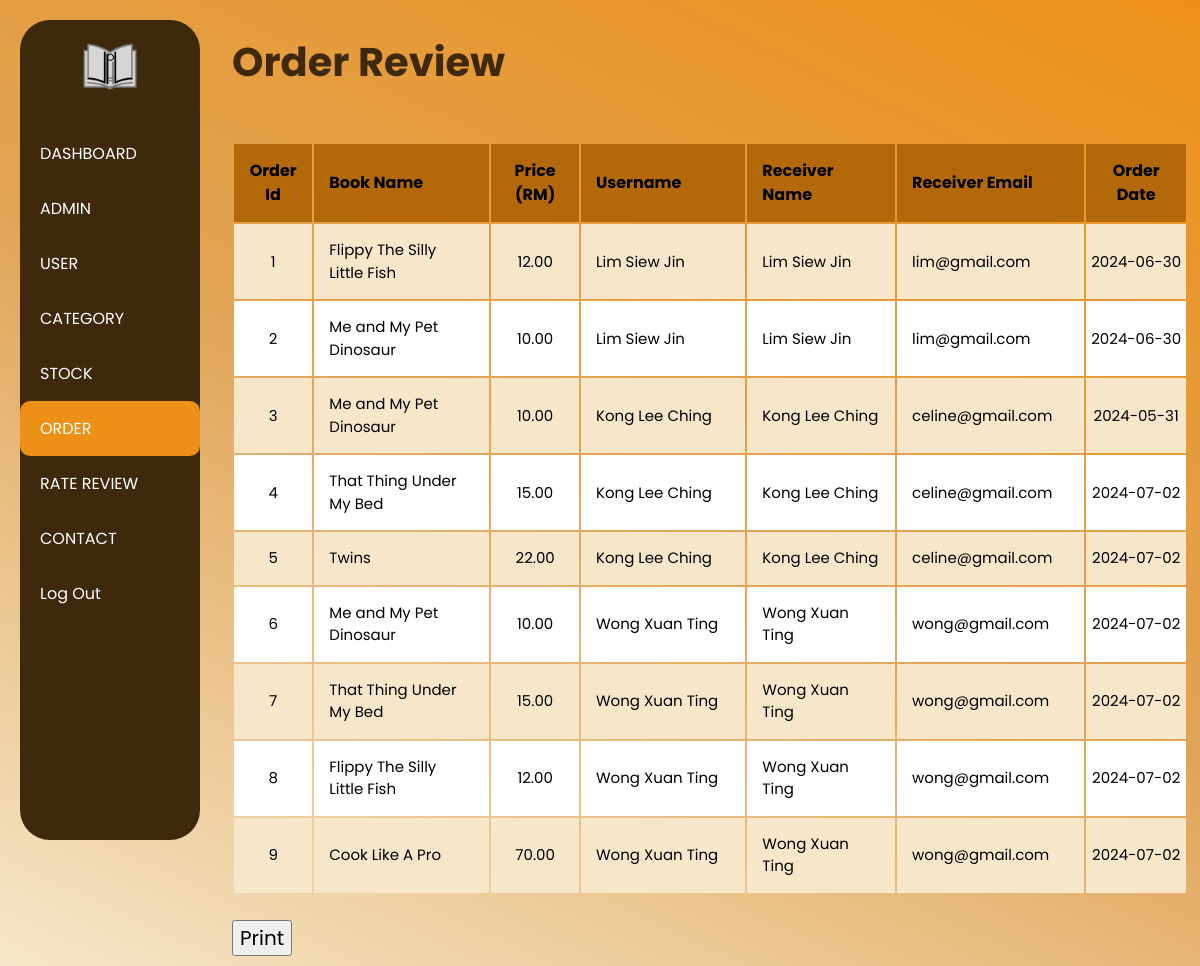
The app's page /Employee/Manage_Order/Manage_Order.php with its own data.
### tables this page shows
CREATE TABLE `orders` (
  `order_id` int(11) NOT NULL,
  `user_id` int(11) UNSIGNED NOT NULL,
  `username` varchar(30) DEFAULT NULL,
  `email` varchar(50) DEFAULT NULL,
  `order_date` date DEFAULT curdate(),
  `Book_Name` varchar(255) DEFAULT NULL,
  `Price` decimal(10,2) DEFAULT NULL,
  `receiver_name` varchar(30) DEFAULT NULL,
  `receiver_email` varchar(50) DEFAULT NULL,
  `Category` text NOT NULL
);

### Employee/Manage_Order/Manage_Order.php (the view, shortened to what this page needs)
<?php
include('../../connection.php');
$query = "SELECT order_id, Book_Name, Price, username, receiver_name, receiver_email, order_date FROM orders";
$result = mysqli_query($connect, $query);
?>
<!DOCTYPE html>
<html lang="en">
<head>
    <link href="" rel="stylesheet">
    <link rel="stylesheet" href="Manage_Order.css">
</head>
<body>
    <div class="selection">
        <div class="Logo">
            <img src="Logo.png" />
        </div>
        <div class="bar">
            <ul>
                <li><a href="../Employee_Home_Page/Home_Page_EMP.php">DASHBOARD</a></li>
                <li><a href="../Manage_Staff/Manage_Staff.php">ADMIN</a></li>
                <li><a href="../Manage_USER/Manage_USER.php">USER</a></li>
                <li><a href="../Manage_Category/Category.php">CATEGORY</a></li>
                <li><a href="../Stock/stock.php">STOCK</a></li>
                <li class="active"><a href="../Manage_Order/Manage_Order.php">ORDER</a></li>
                <li><a href="../Rate_Review/Rate_Review.php">RATE REVIEW</a></li>
                <li><a href="../Contact_Record/Contact_Record.php">CONTACT</a></li>
                <li><a href="../../User/Landing_Page/Landing.php">Log Out</a></li>
            </ul>
        </div>
    </div>
    <fieldset>
        <div class="header">
            <h1>Order Review</h1>
        </div>
        <section class="table">
        <table>
            <thead>
                <tr class="header">
                    <th class="orderId">Order Id</th>
                    <th class="bName">Book Name</th>
                    <th class="total">Price (RM)</th>
                    <th class="userName">Username</th>
                    <th class="userInfo">Receiver Name</th>
                    <th class="userInfo">Receiver Email</th>
                    <th class="orderDate">Order Date</th>
                </tr>
            </thead>
            <tbody>
                <?php
                if ($result && mysqli_num_rows($result) > 0) {
                    $row_class = 'odd';
                    while ($row = mysqli_fetch_assoc($result)) {
                        echo "<tr class='{$row_class}'>";
                        echo "<td class='orderId'>{$row['order_id']}</td>";
                        echo "<td class='bName'>{$row['Book_Name']}</td>";
                        echo "<td class='total'>{$row['Price']}</td>";
                        echo "<td class='userName'>{$row['username']}</td>";
                        echo "<td class='userInfo'>{$row['receiver_name']}</td>";
                        echo "<td class='userInfo'>{$row['receiver_email']}</td>";
                        echo "<td class='orderDate'>{$row['order_date']}</td>";
                        echo "</tr>";
                        $row_class = ($row_class == 'odd') ? 'even' : 'odd';
                    }
                } else {
                    echo "<tr><td colspan='7'>No orders found</td></tr>";
                }
                ?>
            </tbody>
        </table>
        </section>
        <button class="print" onclick="printOrder()">Print</button>
    </fieldset>
</body>
</html>

### Employee/Manage_Order/Manage_Order.css (style rules this page uses)
* { font-family: 'Poppins'; }
body { margin: 0; display: flex; background-image:linear-gradient(25deg, #f6e7ca, #e0a456,#ed9017); }
fieldset { border: transparent; margin: 0 auto; }
table { margin-top: 50px; }
th { background-color: #b3690a; padding: 15px; line-height: 1.5; }
tr.odd { background-color: #F6E7CA; }
tr.even { background-color: white; }
tr.odd,.even { border-color: white solid; border-radius: 5px; padding: 15px; line-height: 1.5; font-size: 15px; }
.orderId { width: 50px; text-align: center; }
.bName { text-align: left; width: 250px; padding: 15px; }
.total { width: 80px; text-align: center; }
.userName { width: 200px; text-align: left; padding: 15px; }
.userInfo { width: 180px; text-align: left; padding: 15px; }
.orderDate { text-align: center; width: 100px; }
.selection { width: 200px; background-color: #3f290d; color: white; height: 100vh; display: flex; flex-direction: column; align-items: center; padding: 10px 0px; border-radius: 30px; margin: 20px; }
.Logo img { padding: 10px 3px; float: left; display: flex; height: 60px; }
.selection ul { list-style: none; padding: 0; width: 100%; }
.selection ul li { width: 180px; }
.selection ul li a { display: block; padding: 15px 20px; color: white; text-decoration: none; width: 100%; box-sizing: border-box; }
.selection ul li.active a, .selection ul li a:hover { background-color: #ed9017; color: white; border-radius: 10px; }
.header h1 { color: #3f290d; font-size: 40px; }
.print { margin-top: 25px; font-size: 20px; }

### records on screen
orders: order_id "1", Book_Name "Flippy The Silly Little Fish", Price "12.00", username "Lim Siew Jin", receiver_name "Lim Siew Jin", receiver_email "lim@gmail.com", order_date "2024-06-30"
orders: order_id "2", Book_Name "Me and My Pet Dinosaur", Price "10.00", username "Lim Siew Jin", receiver_name "Lim Siew Jin", receiver_email "lim@gmail.com", order_date "2024-06-30"
orders: order_id "3", Book_Name "Me and My Pet Dinosaur", Price "10.00", username "Kong Lee Ching", receiver_name "Kong Lee Ching", receiver_email "celine@gmail.com", order_date "2024-05-31"
orders: order_id "4", Book_Name "That Thing Under My Bed", Price "15.00", username "Kong Lee Ching", receiver_name "Kong Lee Ching", receiver_email "celine@gmail.com", order_date "2024-07-02"
orders: order_id "5", Book_Name "Twins", Price "22.00", username "Kong Lee Ching", receiver_name "Kong Lee Ching", receiver_email "celine@gmail.com", order_date "2024-07-02"
orders: order_id "6", Book_Name "Me and My Pet Dinosaur", Price "10.00", username "Wong Xuan Ting", receiver_name "Wong Xuan Ting", receiver_email "wong@gmail.com", order_date "2024-07-02"
orders: order_id "7", Book_Name "That Thing Under My Bed", Price "15.00", username "Wong Xuan Ting", receiver_name "Wong Xuan Ting", receiver_email "wong@gmail.com", order_date "2024-07-02"
orders: order_id "8", Book_Name "Flippy The Silly Little Fish", Price "12.00", username "Wong Xuan Ting", receiver_name "Wong Xuan Ting", receiver_email "wong@gmail.com", order_date "2024-07-02"
orders: order_id "9", Book_Name "Cook Like A Pro", Price "70.00", username "Wong Xuan Ting", receiver_name "Wong Xuan Ting", receiver_email "wong@gmail.com", order_date "2024-07-02"
